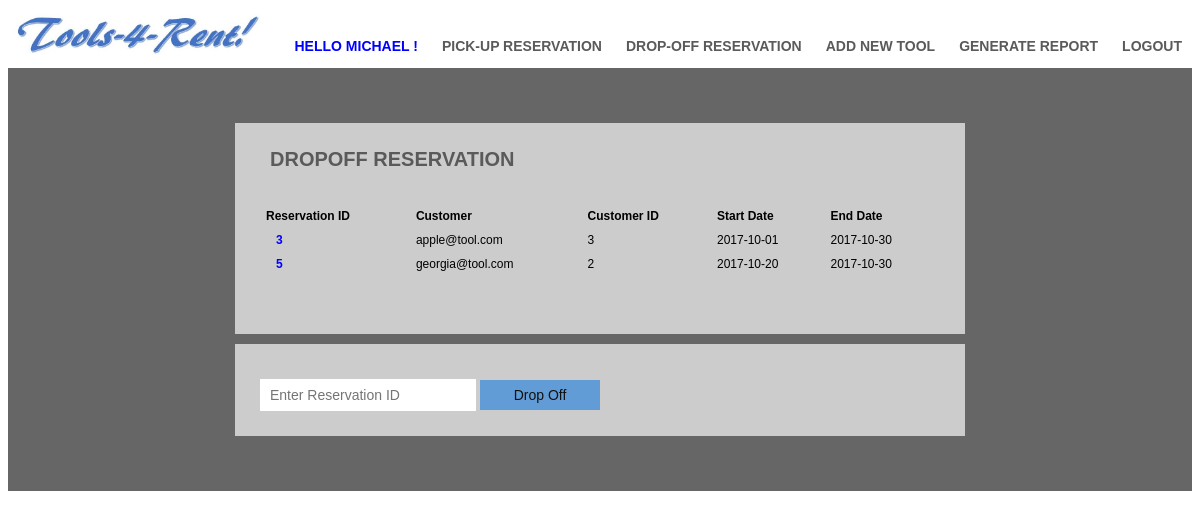
Screenshot of /dropoff_reservation.php (signed in) with the database file from the repository.
### tables this page shows
CREATE TABLE Reservation (
  reservationID int(16) unsigned NOT NULL AUTO_INCREMENT,
  customer_email varchar(250) NOT NULL,
  start_date date NOT NULL,
  end_date date NOT NULL,
  pickup_clerk_email varchar(250),
  dropoff_clerk_email varchar(250),
  PRIMARY KEY reservationID (reservationID)
);

CREATE TABLE Customer (
  customerID int(16) unsigned NOT NULL AUTO_INCREMENT,
  email varchar(250) NOT NULL,
  password varchar(60) NOT NULL,
  first_name varchar(100) NOT NULL,
  middle_name varchar(100),
  last_name varchar(100) NOT NULL,
  street_address varchar(100),
  city varchar(50),
  state varchar(20),
  zip char(5),
  primary_phone char(10) NOT NULL,
  home_phone char(10) DEFAULT NULL,
  work_phone char(10) DEFAULT NULL,
  cell_phone char(10) DEFAULT NULL,
  PRIMARY KEY (customerID),
  UNIQUE KEY email (email)
);

### dropoff_reservation.php (the view, shortened to what this page needs)
<?php
include 'lib/connection.php';
?>
<!DOCTYPE html>
<html>
<head>
    <link rel="stylesheet" type="text/css" href="main_customer.css">
</head>
<body>
<div class="header">
    <ul class="headerList">
        <li><a style="color: blue;">Hello <?php echo $_SESSION['first_name'] ?> !</a></li>
        <li><a href="pickup_reservation.php">Pick-Up reservation</a></li>
        <li><a href="dropoff_reservation.php">drop-off reservation</a></li>
        <li><a href="add_new_tool.php">Add New Tool</a></li>
        <li><a href="generate_report.php">Generate report</a></li>
        <li><a href="logout.php">Logout</a></li>
    </ul>
</div>
<div class="mainbody">
    <div class="mainbodySpaceHolder">
    </div>
    <div class="mainbodyWrapper2">
        <a class="formTitle">Dropoff Reservation</a><br>
        <li><a></a></li><br>
        <?php
        $sql = "SELECT Reservation.reservationID as rID, Reservation.customer_email as email, Customer.customerID as cID, " .
                "start_date, end_date FROM Reservation, Customer " .
                "WHERE Reservation.customer_email = Customer.email AND Reservation.pickup_clerk_email IS NOT NULL " .
            "AND Reservation.dropoff_clerk_email is NULL;";
        $result = mysqli_query($conn, $sql);
        echo "<table border='1'>";
        echo "<tr><th>Reservation ID</th><th>Customer</th><th>Customer ID</th><th>Start Date</th><th>End Date</th></tr>\n";
        while($row = mysqli_fetch_assoc($result)) {
            $rID = urlencode($row['rID']);
            echo "<tr><td><a style=\"font-size: 12px; color: blue\" href='dropoff_reservation_id.php?rID=$rID'>{$row['rID']}</a></td>";
            echo "<td>{$row['email']}</td><td>{$row['cID']}</td><td>{$row['start_date']}</td><td>{$row['end_date']}</td></tr>";
        }
        echo "</table>";
        ?>
        <li><a></a></li><br>
    </div>
<div>
<div class="mainbody">
        <div class="mainbodyWrapper2">
        <form action="dropoff_reservation_id.php" method="POST">
            <input type="number" name="rID" placeholder="Enter Reservation ID">
            <button style="width: 120px;" type="submit", name="submit">Drop Off</button>
        </form>
        </div>
    <div class="mainbodySpaceHolder">
    </div>
</div>
</body>
</html>

### main_customer.css (style rules this page uses)
a { color: #5a5a5a; font-family: "Arial"; font-size: 14px; font-weight: bold; padding: 14px 10px; text-transform: uppercase; text-decoration: none; }
li { display: inline; }
.header { background-image:url(header_image.jpg); height: 60px; background-repeat: no-repeat; background-size: 22%; }
.headerList { float: right; }
.headerList a { line-height: 45px; padding-top: 15px; }
.mainbody { background-color: #666; }
.mainbodySpaceHolder { height: 45px; }
.mainbodyWrapper2 { margin: auto; margin-top: 10px; margin-bottom: 10px; padding: 25px 25px; width: 680px; background-color: #ccc; }
.mainbody div a { font-size: 20px; }
.mainbody div li a { font-size: 14px; line-height: 32px; margin-top: 10px; color: #222; }
.mainbody div form input { width: 30%; height: 30px; padding-left: 10px; margin-top: 10px; border: none; line-height: 30px; font-size: 14px; }
.mainbody div form button { width: 120px; height: 30px; border: none; margin-top: 10px; background-color: #629cd7; font-size: 14px; color: #111; cursor: pointer; }
table { width: 100%; border: none; font-family: Arial; font-size: 12px; }
th, td { text-align: left; padding: 4px; border: none; }

### rows the page displays
reservation: reservationID "3", customer_email "apple@tool.com", customer.customerID "3", start_date "2017-10-01", end_date "2017-10-30"
reservation: reservationID "5", customer_email "georgia@tool.com", customer.customerID "2", start_date "2017-10-20", end_date "2017-10-30"

### other values shown
$_SESSION['first_name'] "MICHAEL"
